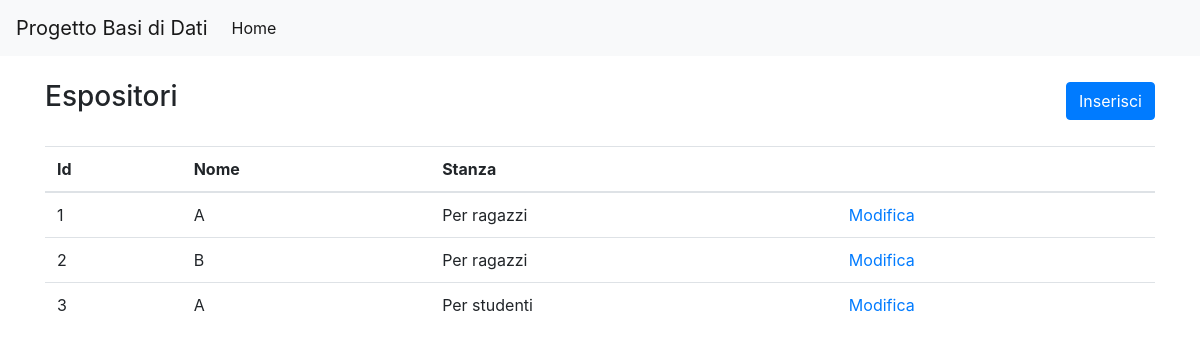
The app's page /sito/espositore/index.php with its own data.
### tables this page shows
CREATE TABLE espositori (
  id        INT         NOT NULL AUTO_INCREMENT,
  nome      VARCHAR(50) NOT NULL,
  id_stanza INT         NOT NULL,
  PRIMARY KEY (id),
  FOREIGN KEY (id_stanza) REFERENCES stanze (id)
    ON DELETE RESTRICT
    ON UPDATE NO ACTION
);

CREATE TABLE stanze (
  id   INT         NOT NULL AUTO_INCREMENT,
  nome VARCHAR(50) NOT NULL,
  PRIMARY KEY (id)
);

### sito/ConnessioneSQL.php (called while the page is built, shortened)
<?php
class ConnessioneSQL
{
    private $servername = "localhost";
    private $username = "root";
    private $password = "";
    private $dbname = "progetto_database";
    private $conn;
    public function __construct()
    {
        $this->conn = new mysqli($this->servername, $this->username, $this->password, $this->dbname);
    }
    public function query($sql)
    {
        return $this->conn->query($sql);
    }
}

### sito/espositore/index.php (the view)
<?php require '../partials/head.php' ?>
<div class="d-flex justify-content-between align-items-center mb-4">
    <h3>Espositori</h3>
    <a href="inserisci.php" class="btn btn-primary">Inserisci</a>
</div>
<table class="table">
    <thead>
    <tr>
        <th>Id</th>
        <th>Nome</th>
        <th>Stanza</th>
        <th></th>
    </tr>
    </thead>
    <tbody>
    <?php
    require "../ConnessioneSQL.php";
    $connessione = new ConnessioneSQL();
    $risultato = $connessione->query("SELECT espositori.id AS esp_id,espositori.nome AS espositore, stanze.nome AS stanza
        FROM espositori
	      JOIN stanze ON espositori.id_stanza=stanze.id")->fetch_all(MYSQLI_ASSOC);
    if (count($risultato) > 0) {
        foreach ($risultato as $row) {
            ?>
            <tr>
                <td><?php echo $row["esp_id"] ?></td>
                <td><?php echo $row["espositore"] ?></td>
                <td><?php echo $row["stanza"] ?></td>
                <td><a href="modifica.php?id=<?php echo $row["esp_id"] ?>">Modifica</a></td>
            </tr>
            <?php
        }
    } else {
        ?>
        <tr>
            <td rowspan="4">Non ci sono record.</td>
        </tr>
        <?php
    }
    ?>
    </tbody>
</table>
<?php require '../partials/footer.php' ?>

### records on screen
espositori: id "1", nome "A", id_stanza.nome "Per ragazzi"
espositori: id "2", nome "B", id_stanza.nome "Per ragazzi"
espositori: id "3", nome "A", id_stanza.nome "Per studenti"
